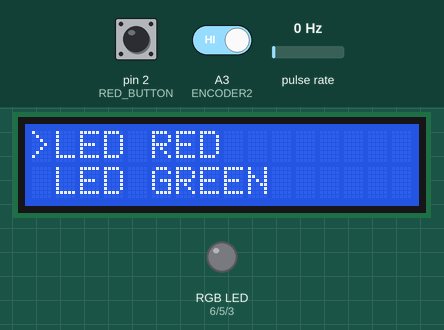
This sketch was run on a simulated Arduino Uno, built with avr-gcc and run on an emulated ATmega328P. Parts: 16×2 character LCD, an RGB LED mixed from three pins (HIGH = lit). Wiring (inferred from the names in the program): pulse sensor: data A2. The inputs (shaded band) are chosen by the test bench; at power-on: pulse rate 0 Hz, pin 2 (RED_BUTTON) HIGH, A3 (ENCODER2) HIGH. Dim RGB values are drawn brighter than linear.

Above: at 1.2 s.
1.3 s: pulse rate (sensor on A2) set to 1 Hz
At 2.9 s:
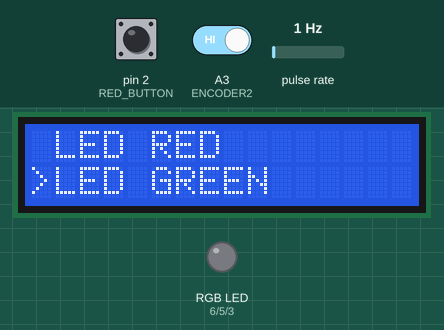
4.3 s: pin 2 (RED_BUTTON) pulled LOW for 0.15 s
At 5.1 s:
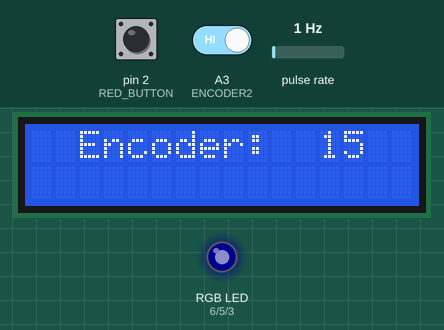
7.4 s: pulse rate (sensor on A2) set to 4 Hz
At 9.24 s:
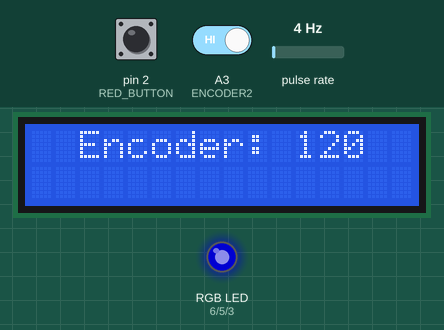
10.4 s: pin 2 (RED_BUTTON) pulled LOW for 1 s
At 11.8 s:
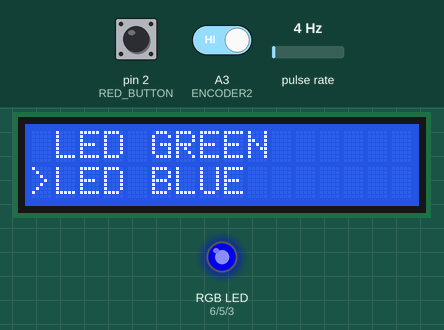
12.9 s: A3 (ENCODER2) driven LOW
At 13.7 s:
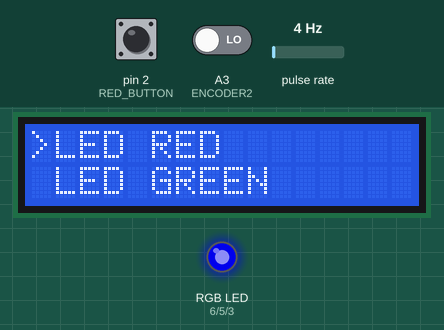
Timing chart, 0 to 15.9 s (numbered marks = the images above; inputs shaded):
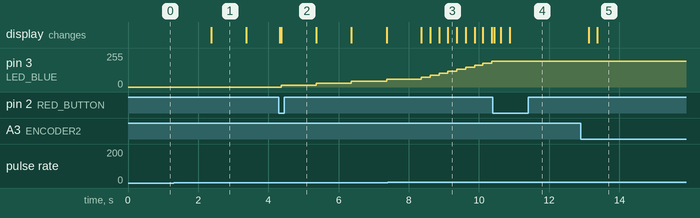

Measured:
- the behaviour switches between 0 and 1 Hz on pulse rate (sensor on A2) (found by bisection; images 0 and 1)
- after the input at 1.3 s, the display: changes after 1.1 s (image 1)
- after the input at 4.3 s, pin 3 (LED_BLUE): 0/255 → 15/255 after 0.07 s, → 30/255 0.99 s later, → 45/255 0.99 s later, → 60/255 1.0 s later; the display: first changes at once (image 2 shows a later state)
- after the input at 10.4 s, pin 3 (LED_BLUE): stays 195/255 (without the input it goes to 210/255 after 0.22 s); the display: first changes at once (image 4 shows a later state)
- after the input at 12.9 s, the display: first changes after 0.22 s (image 5 shows a later state)
- what the display in image 1 shows lasts 1.0 s, from 2.4 s to 3.4 s

The sketch:

lab5b.ino
```cpp
#include <LiquidCrystal_I2C.h>
#include <util/atomic.h>

#define LED_RED 6
#define LED_GREEN 5
#define LED_BLUE 3

#define ENCODER1 A2
#define ENCODER2 A3

#define RED_BUTTON 2

#define DEBOUNCING_PERIOD 100
#define DEBOUNCE_PERIOD 10UL

LiquidCrystal_I2C lcd(0x27, 16, 2);

// printing result of intensity change on given LED
void printResults(int val)
{
  char buffer[40];
  sprintf(buffer, "Encoder: %3d", val);
  lcd.setCursor(2, 0);
  lcd.print(buffer);
}

// Calling printResult() to display data + change the intensity on given led
void changeIntensity(int led, int intensity)
{
  printResults(intensity);
  analogWrite(led, intensity);
}

// Displaying menu based on chosen LED
void menu(int value)
{
  if (value + 1 == 1)
  {
    lcd.clear();
    lcd.setCursor(0, 0);
    lcd.println(">LED RED");
    lcd.setCursor(1, 1);
    lcd.println("LED GREEN");
  }
  else if (value + 1 == 2)
  {
    lcd.clear();
    lcd.setCursor(1, 0);
    lcd.println("LED RED");
    lcd.setCursor(0, 1);
    lcd.println(">LED GREEN");
  }
  else
  {
    lcd.clear();
    lcd.setCursor(1, 0);
    lcd.println("LED GREEN");
    lcd.setCursor(0, 1);
    lcd.println(">LED BLUE");
  }
}

bool isRedButtonPressed()
{
  static int debounced_button_state = HIGH;
  static int previous_reading = HIGH;
  static unsigned long last_change_time = 0UL;
  bool isPressed = false;

  int current_reading = digitalRead(RED_BUTTON);

  if (previous_reading != current_reading)
  {
    last_change_time = millis();
  }

  if (millis() - last_change_time > DEBOUNCE_PERIOD) {
    if (current_reading != debounced_button_state) {
      if (debounced_button_state == HIGH && current_reading == LOW) {
        isPressed = true;
      }
      debounced_button_state = current_reading;
    }
  }

  previous_reading = current_reading;

  return isPressed;
}

// Choosing LED option
int ledOption(int option)
{
  if (option == 0)
  {
    return LED_RED;
  }
  else if (option == 1)
  {
    return LED_GREEN;
  }
  else
  {
    return LED_BLUE;
  }
}

// Settup
void setup()
{
  pinMode(LED_RED, OUTPUT);
  digitalWrite(LED_RED, 0);

  pinMode(LED_GREEN, OUTPUT);
  digitalWrite(LED_GREEN, 0);

  pinMode(LED_BLUE, OUTPUT);
  digitalWrite(LED_BLUE, 0);

  pinMode(ENCODER1, INPUT_PULLUP);
  pinMode(ENCODER2, INPUT_PULLUP);

  pinMode(RED_BUTTON, INPUT_PULLUP);

  lcd.init();
  lcd.backlight();
  menu(0);

  PCICR |= (1 << PCIE1);
  PCMSK1 |= (1 << PCINT10);
}

// to know if we should display menu or values
volatile bool menuMode = true;
volatile int encoder1 = HIGH;
volatile int encoder2 = HIGH;
volatile unsigned long encoderTimestamp = 0UL;

// setting up the encoder
ISR(PCINT1_vect) {
  encoder1 = digitalRead(ENCODER1);
  encoder2 = digitalRead(ENCODER2);
  encoderTimestamp = millis();
}

int chosen_option;
int encoderValue = 0;
int lastEn1 = LOW;
bool menuDisplayed = false;
unsigned long lastChangeTimestamp = 0UL;

void loop()
{
  int en1;
  int en2;
  unsigned long timestamp;

  // ATOMIC - the reding can not be interupted
  ATOMIC_BLOCK(ATOMIC_RESTORESTATE) {
    en1 = encoder1;
    en2 = encoder2;
    timestamp = encoderTimestamp;
  }

  // if we are in the mode that displays menu
  if (menuMode)
  {
    // we check wheather the encoder CLK was changed
    if (en1 == LOW && timestamp > lastChangeTimestamp + DEBOUNCING_PERIOD) {
      if (en2 == HIGH) {
        if (encoderValue < 2)
          encoderValue += 1;
      } else {
        if (encoderValue > 0)
          encoderValue -= 1;
      }
      lastChangeTimestamp = timestamp;
      menuDisplayed = false;
    }
    // we display menu with our chosen LED read from encoder
    if (!menuDisplayed)
    {
      menu(encoderValue);
      menuDisplayed = true;
    }
    lastEn1 = en1;
  }

  // for chosing the option
  if (isRedButtonPressed())
  {
    if (menuMode)
    {
      menuMode = false;
      chosen_option = encoderValue;
    }
    else
    {
      menuMode = true;
    }
    lcd.clear();
    encoderValue = 0;
  }

  // if we are not in menu then we print the intensity and we can change it by encoder
  if (!menuMode)
  {
    if (en1 == LOW && timestamp > lastChangeTimestamp + DEBOUNCING_PERIOD)
    {
      if (en2 == HIGH)
      {
        if (encoderValue < 255)
          encoderValue += 15;
      }
      else
      {
        if (encoderValue > 0)
          encoderValue -= 15;
      }
      lastChangeTimestamp = timestamp;
    }
    changeIntensity(ledOption(chosen_option), encoderValue);
    lastEn1 = en1;
    menuDisplayed = false;
  }


}
```
